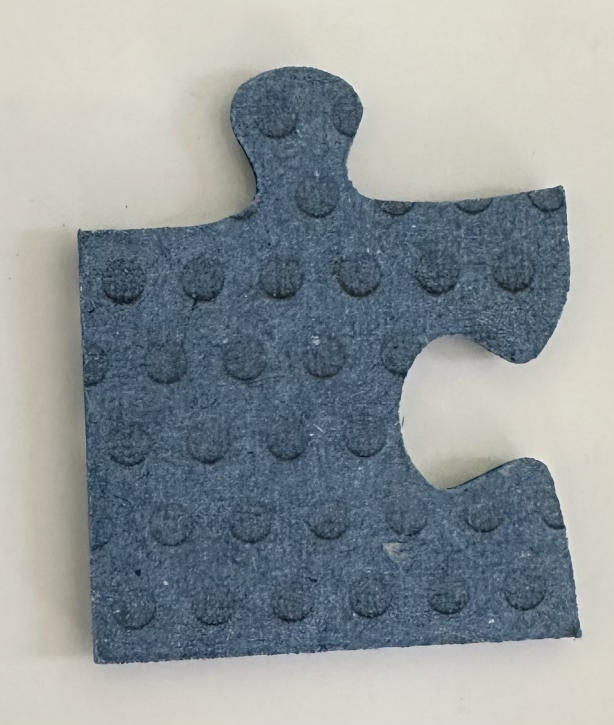
#> input picture hackathon-juillet/piece1.jpg, 1228 x 1450 px (shown at 1/2 size)
$ python reconnaissance_piece2.py
#> lines starting #> are read from the running program, lines starting #| are printed output that depends on the picture; after the words box and inside, x2 and y2 are one past the last pixel; in counts of white or black regions, pixels touching at a corner belong together
import numpy as np
import matplotlib.pyplot as plt
from matplotlib import image
from scipy import ndimage
from skimage.feature import corner_harris, corner_peaks


img = image.imread("piece1.jpg")
#> img is the input picture: shape (1450, 1228, 3); mean R, G, B 143.7, 151, 154
#plt.imshow(img)
#plt.show()
img_gris = img[:, :, 2]
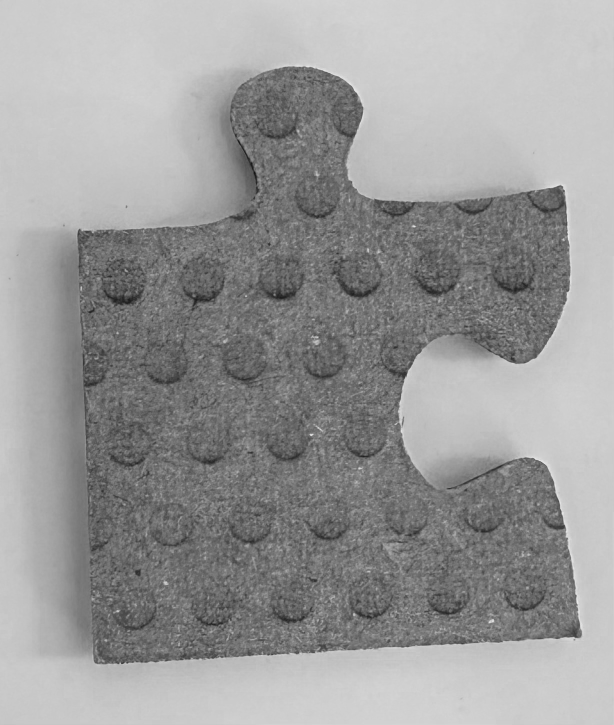
#> img_gris: shape (1450, 1228) (shown at 1/2 size); min 13, max 248, mean 154
seuil = 148
img_seuil = np.where(img_gris > seuil, 0, 255)
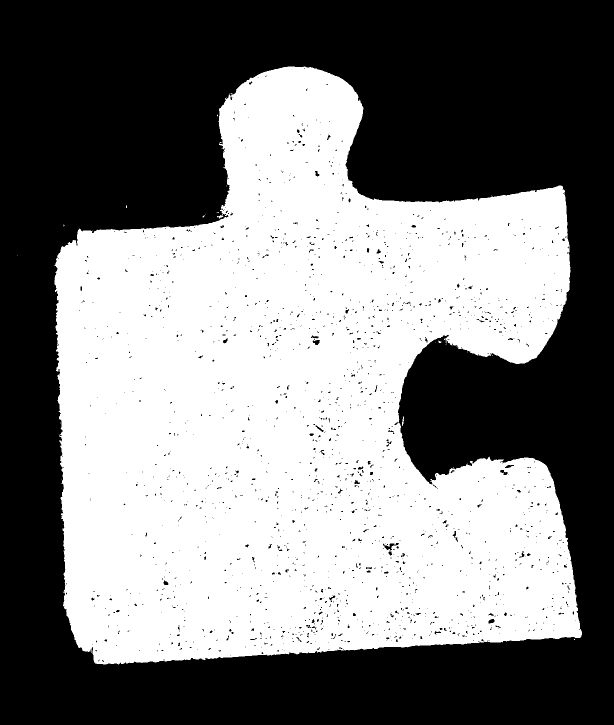
#> img_seuil: shape (1450, 1228) int64 (shown at 1/2 size); 49.2% white; 31 white regions (29 under 20 px), largest, box (x1, y1, x2, y2) and area: (109, 133, 1164, 1329) 875296, (804, 833, 808, 852) 44
masque = img_seuil > 0

#plt.imshow(img_gris, cmap="grey")
#plt.show()

from scipy import ndimage
import numpy as np

# 1. Enlever les petits points isolés (bruit "poivre" à l'extérieur)
masque_propre = ndimage.binary_opening(masque, structure=np.ones((3, 3)))
#> masque_propre: shape (1450, 1228) bool; 49.1% white; 5 white regions (3 under 20 px), largest, box (x1, y1, x2, y2) and area: (109, 133, 1164, 1329) 874333, (438, 431, 445, 436) 28

# 2. Ne garder que la plus grande composante connexe = la pièce
labels, nb = ndimage.label(masque_propre)
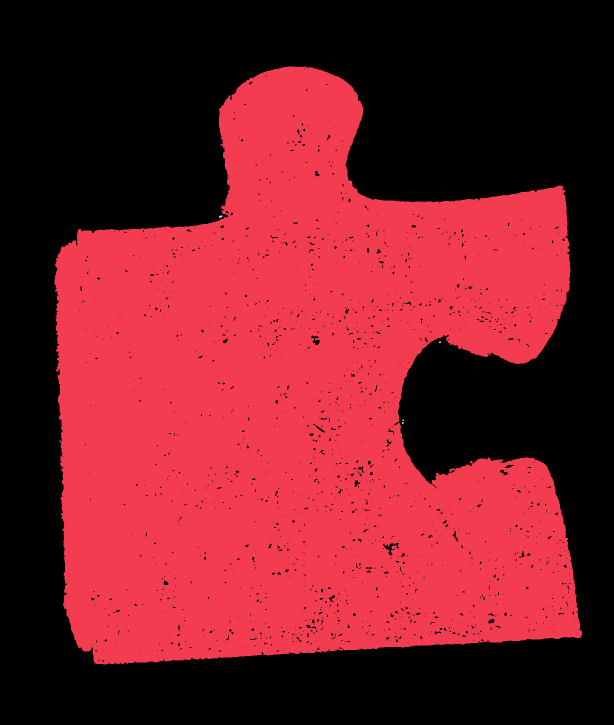
#> labels: shape (1450, 1228) int32 (shown at 1/2 size); 7 distinct labels, from 0 to 6; one colour per label, 0 black
#> nb = 6
tailles = ndimage.sum(masque_propre, labels, range(1, nb + 1))
#> tailles = [874324, 28, 12, 9, 12, 9]
plus_grande = np.argmax(tailles) + 1
#> plus_grande = 1
masque_piece = labels == plus_grande
#> masque_piece: shape (1450, 1228) bool; 49.1% white; 1 white region, box (x1, y1, x2, y2) and area: (109, 133, 1164, 1329) 874324

# 3. Combler les petits trous internes (les points noirs au milieu de la pièce)
masque_final = ndimage.binary_fill_holes(masque_piece)
#> masque_final: shape (1450, 1228) bool; 49.8% white; 1 white region, box (x1, y1, x2, y2) and area: (109, 133, 1164, 1329) 885867

# 4. Extraire le contour, maintenant propre
masque_erode = ndimage.binary_erosion(masque_final)
#> masque_erode: shape (1450, 1228) bool; 49.5% white; 2 white regions (1 under 20 px), largest, box (x1, y1, x2, y2) and area: (110, 134, 1163, 1328) 880662
bord = masque_final & ~masque_erode
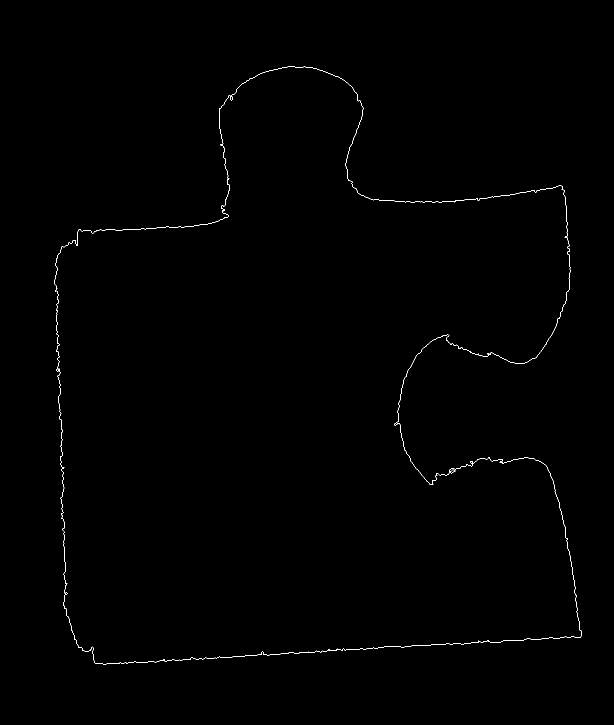
#> bord: shape (1450, 1228) bool (shown at 1/2 size); 0.29% white in thin lines or dots, all inside (x1, y1, x2, y2) = (109, 133, 1164, 1329)

#plt.imshow(bord, cmap='gray')
#plt.show()

X = []
Y = []
for i, ligne in enumerate(bord):       # i = indice de la ligne (row)
    for j, point in enumerate(ligne):   # j = indice de la colonne (col)
        if point == True:
            X.append(i)
            Y.append(j)
#> after the loop, X = 5197 values from 133 to 1328; Y = 5197 values, max 1163 at index 4065, min 109 at index 1871, mean 650.4

plt.figure()
plt.plot( X, Y, '.', markersize=1)
plt.axis("equal")
#plt.show()

# 5. Détection des coins sur la forme pleine (pas juste le contour)
reponse = corner_harris(masque_final.astype(float))
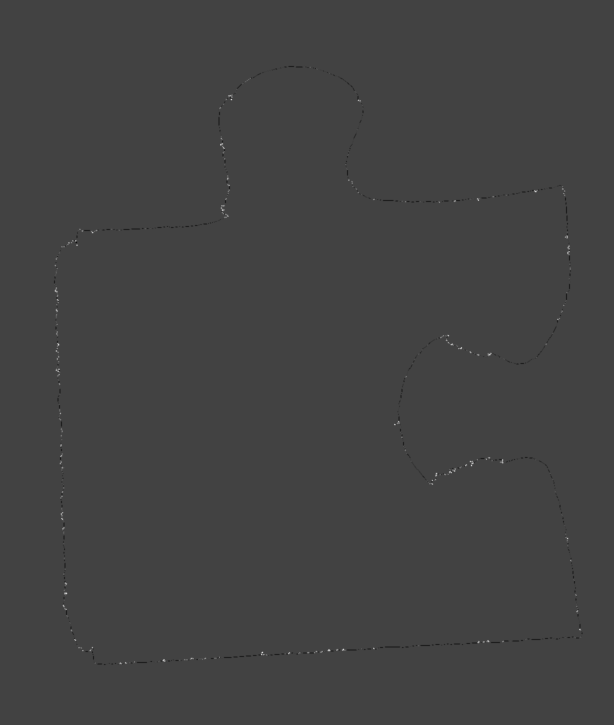
#> reponse: shape (1450, 1228) float64 (shown at 1/2 size); min -9.84, max 28.04, mean 0; drawn with min black and max white
coins = corner_peaks(reponse, min_distance=40, threshold_rel=0.3)
#> coins = 42 pairs, first value 199 to 1326, second value 110 to 1159
# coins a la forme (nb_coins, 2), colonnes = (row, col)

plt.figure()
plt.plot(X, Y, '.', markersize=1)
plt.scatter(coins[:, 0], coins[:, 1], color='red', s=60)
plt.axis("equal")
#plt.show()

print(f"{len(coins)} coins détectés :")
#| 42 coins détectés :
print(coins)
#> (printed output is left out)


from skimage import measure

contours = measure.find_contours(masque_final, level=0.5)
#> contours = 1 point arrays, longest 6595 points
contour_principal = max(contours, key=len)
#> contour_principal = 6595 pairs, first value 132.5 to 1328.5, second value 108.5 to 1163.5

# Simplifie le contour en gardant les sommets significatifs
contour_simplifie = measure.approximate_polygon(contour_principal, tolerance=15)
#> contour_simplifie = 32 pairs, first value 132.5 to 1328.5, second value 122.5 to 1161.5

plt.figure()
plt.plot(X, Y, '.', markersize=1)
plt.scatter(contour_simplifie[:, 0], contour_simplifie[:, 1], color='red', s=60)
plt.axis("equal")
#plt.show()


def fusionner_points_proches(points, distance_min=100):
#> called with points = array of shape (32, 2), distance_min = 800
    points_filtres = [points[0]]
#> points_filtres = [[1328.5, 212]]
    for p in points[1:]:
        dernier = points_filtres[-1]
        dist = np.sqrt((p[0]-dernier[0])**2 + (p[1]-dernier[1])**2)
        if dist > distance_min:
            points_filtres.append(p)
#> this loop made 31 passes
#> (p, dernier, dist) on passes 1 to 12: ([1325, 188.5], [1328.5, 212], 23.76), ([1293.5, 184], [1328.5, 212], 44.82), ([1295, 156.5], [1328.5, 212], 64.83), ([1211, 125.5], [1328.5, 212], 145.9), ([493, 122.5], [1328.5, 212], 840.3), ([490.5, 154], [493, 122.5], 31.6), ([457.5, 158], [493, 122.5], 50.2), ([433.5, 455], [493, 122.5], 337.8), ([218, 437.5], [493, 122.5], 418.2), ([155.5, 500], [493, 122.5], 506.4), ([132.5, 575], [493, 122.5], 578.5), ([145.5, 659], [493, 122.5], 639.2)
#> after the loop, points_filtres = [[1328.5, 212], [493, 122.5], [371.5, 1124], [1274, 1161.5], [1328.5, 212]]
    return np.array(points_filtres)

contour_simplifie_propre = fusionner_points_proches(contour_simplifie, distance_min=800)
#> contour_simplifie_propre has the same summary as points_filtres in fusionner_points_proches
print(f"{len(contour_simplifie_propre)} points après fusion")
#| 5 points après fusion

plt.figure()
plt.plot(X, Y, '.', markersize=1)
plt.scatter(contour_simplifie_propre[:, 0], contour_simplifie_propre[:, 1], color='red', s=60)
plt.axis("equal")
#plt.show()

print(contour_simplifie_propre)
#| [[1328.5  212. ]
#|  [ 493.   122.5]
#|  [ 371.5 1124. ]
#|  [1274.  1161.5]
#|  [1328.5  212. ]]

points = contour_simplifie_propre
#> points has the same summary as points_filtres in fusionner_points_proches

vus = set()
points_uniques = []
for p in points:
    cle = tuple(p)          # un tuple est "hashable", utilisable dans un set
    if cle not in vus:
        vus.add(cle)
        points_uniques.append(p)
#> this loop made 5 passes
#> after the loop, points_uniques = [[1328.5, 212], [493, 122.5], [371.5, 1124], [1274, 1161.5]]; vus = 4 items

points_uniques = np.array(points_uniques)
print("points uniques : ", points_uniques)
#| points uniques :  [[1328.5  212. ]
#|  [ 493.   122.5]
#|  [ 371.5 1124. ]
#|  [1274.  1161.5]]

coins_finaux = points_uniques
#> coins_finaux has the same summary as points_uniques

# 1. Retrouver l'indice de chaque coin dans le contour original
def trouver_indice(contour, point):
    distances = np.sqrt((contour[:, 0] - point[0])**2 + (contour[:, 1] - point[1])**2)
#> distances = 6595 values, max 1322 at index 3266, min 0 at index 0, mean 806.5
    return np.argmin(distances)

indices_coins = sorted([trouver_indice(contour_principal, c) for c in coins_finaux])
#> indices_coins = [0, 1257, 3266, 5422]
print("Indices des coins dans le contour :", indices_coins)
#| Indices des coins dans le contour : [0, 1257, 3266, 5422]

# 2. Découper le contour en segments entre coins consécutifs
def extraire_segments(contour, indices):
    segments = []
    n = len(indices)
#> n = 4
    for k in range(n):
        i_debut = indices[k]
        i_fin = indices[(k + 1) % n]
        if i_fin > i_debut:
            segment = contour[i_debut:i_fin + 1]
        else:
            # cas où le segment "boucle" entre la fin et le début du tableau
            segment = np.vstack([contour[i_debut:], contour[:i_fin + 1]])
        segments.append(segment)
#> this loop made 4 passes
#> (i_debut, i_fin) on passes 1 to 4: (0, 1257), (1257, 3266), (3266, 5422), (5422, 0)
#> after the loop, segments = 4 point arrays, longest 2157 points
    return segments

segments = extraire_segments(contour_principal, indices_coins)
#> segments = 4 point arrays, longest 2157 points

# 3. Affichage : une couleur différente par segment
plt.figure()
couleurs = ['red', 'blue', 'green', 'orange']
for seg, c in zip(segments, couleurs):
    plt.plot(seg[:, 1], seg[:, 0], '.', markersize=2, color=c)
#> this loop made 4 passes
#> c on passes 1 to 4: 'red', 'blue', 'green', 'orange'

plt.scatter(coins_finaux[:, 1], coins_finaux[:, 0], color='black', s=80, zorder=5)
plt.axis("equal")
plt.gca().invert_yaxis()
plt.show()

for i, seg in enumerate(segments):
    print(f"Segment {i} : {len(seg)} points")
#> this loop made 4 passes
#| Segment 0 : 1258 points
#| Segment 1 : 2010 points
#| Segment 2 : 2157 points
#| Segment 3 : 1174 points

from scipy.interpolate import splprep, splev

def ajuster_spline_segment(segment, lissage=0):
    x = segment[:, 1]  # colonnes
    y = segment[:, 0]  # lignes

    # splprep attend une liste [x, y] et renvoie le paramétrage + les coefficients
    tck, u = splprep([x, y], s=lissage)
    return tck

def nettoyer_doublons_consecutifs(segment):
    garder = [segment[0]]
    for p in segment[1:]:
        if not np.array_equal(p, garder[-1]):
            garder.append(p)
    return np.array(garder)

def ajuster_spline_segment(segment, lissage=0):
    segment = nettoyer_doublons_consecutifs(segment)  # <- nettoyage avant ajustement
    x = segment[:, 1]
    y = segment[:, 0]

    tck, u = splprep([x, y], s=lissage)
    return tck

# Pour chaque segment
splines = []
for seg in segments:
    tck = ajuster_spline_segment(seg, lissage=len(seg) * 2)  # à ajuster
    splines.append(tck)
#> this loop made 4 passes
#> after the loop, splines = 4 items

# Affichage : comparaison points réels vs spline ajustée
plt.figure()
for seg, tck in zip(segments, splines):
    u_fin = np.linspace(0, 1, 200)  # 200 points lissés pour tracer la courbe
    x_fit, y_fit = splev(u_fin, tck)

    plt.plot(seg[:, 1], seg[:, 0], '.', markersize=2, alpha=0.3)  # points réels
    plt.plot(x_fit, y_fit, '-', linewidth=2)                       # spline ajustée

plt.axis("equal")
plt.gca().invert_yaxis()
plt.show()
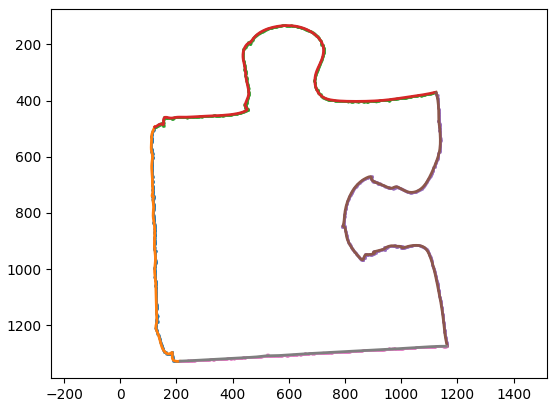
#> figure drawn by matplotlib, 1 panel


def normaliser_segment(segment):
    # Conversion explicite en (x, y) pour éviter toute confusion
    x = segment[:, 1].astype(float)
    y = segment[:, 0].astype(float)

    x0, y0 = x[0], y[0]
    x1, y1 = x[-1], y[-1]

    # Translation : le premier coin devient l'origine
    px = x - x0
    py = y - y0

    # Vecteur coin-à-coin (direction de référence)
    vx, vy = x1 - x0, y1 - y0
    longueur = np.sqrt(vx**2 + vy**2)
    vx, vy = vx / longueur, vy / longueur  # vecteur unitaire

    # Projection de chaque point :
    # "along"  = position le long de l'axe coin-à-coin
    # "height" = déviation perpendiculaire à cet axe
    along = px * vx + py * vy
    height = px * vy - py * vx   # produit vectoriel (z) avec le vecteur unitaire

    return np.column_stack([along, height])

# Affichage
plt.figure()
for i, seg in enumerate(segments):
    seg_norm = normaliser_segment(seg)
    plt.plot(seg_norm[:, 0], seg_norm[:, 1], label=f"Segment {i}")
#> this loop made 4 passes
#> (x0 in normaliser_segment, y0 in normaliser_segment, x1 in normaliser_segment, y1 in normaliser_segment, vx in normaliser_segment, vy in normaliser_segment, longueur in normaliser_segment) on passes 1 to 4: (212, 1328.5, 122.5, 493, -0.107, -0.994, 840.3), (122.5, 493, 1124, 371.5, 0.993, -0.12, 1008.8), (1124, 371.5, 1161.5, 1274, 0.0415, 0.999, 903.3), (1161.5, 1274, 212, 1328.5, -0.998, 0.0573, 951.1)

plt.axhline(0, color='black', linewidth=0.8, linestyle='--')
plt.legend()
plt.axis("equal")
plt.show()
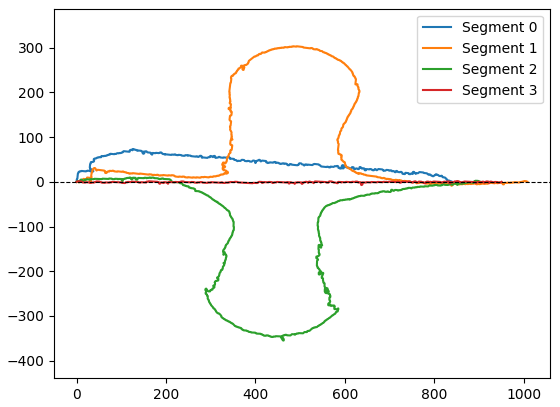
#> figure drawn by matplotlib, 1 panel
